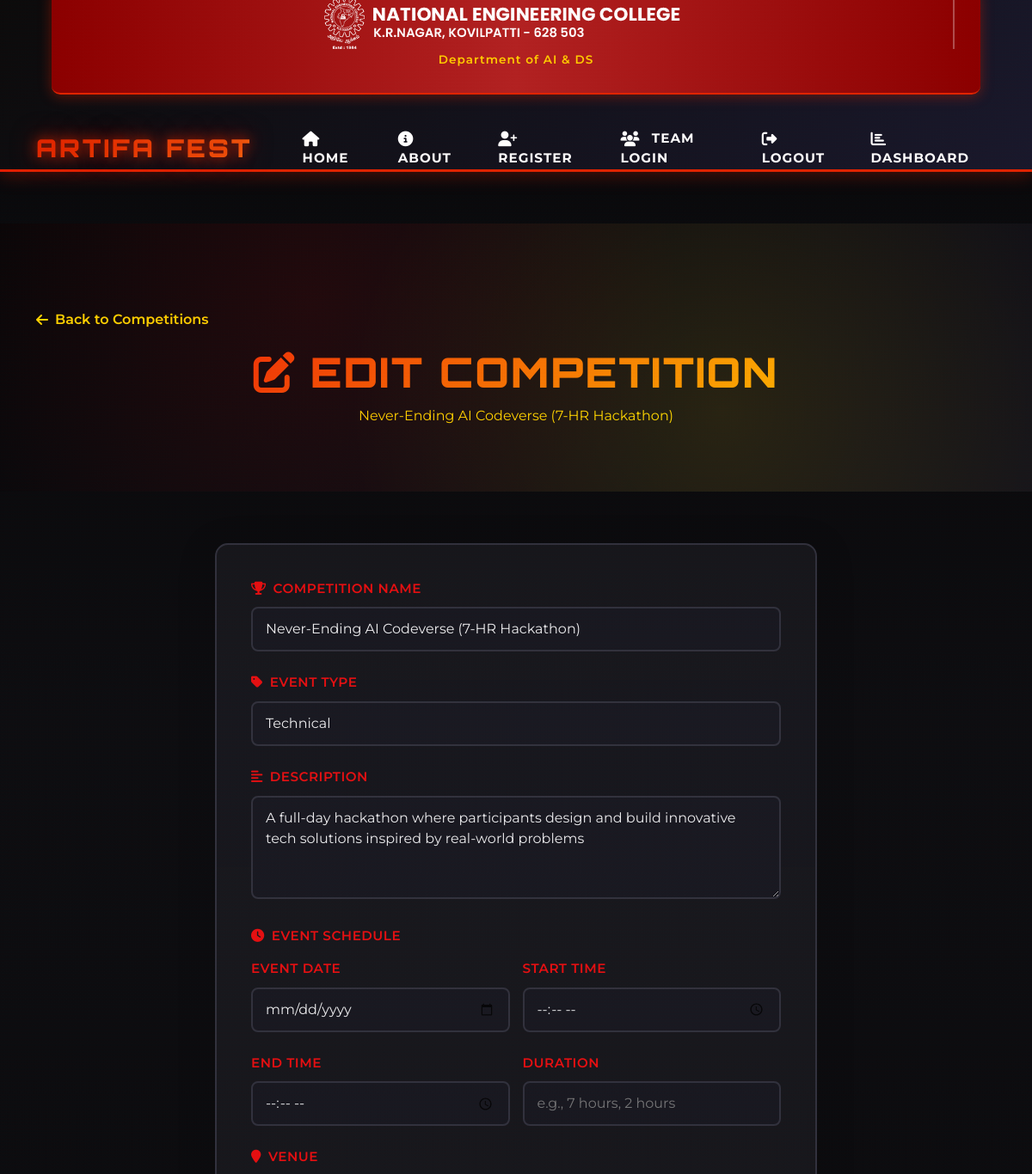
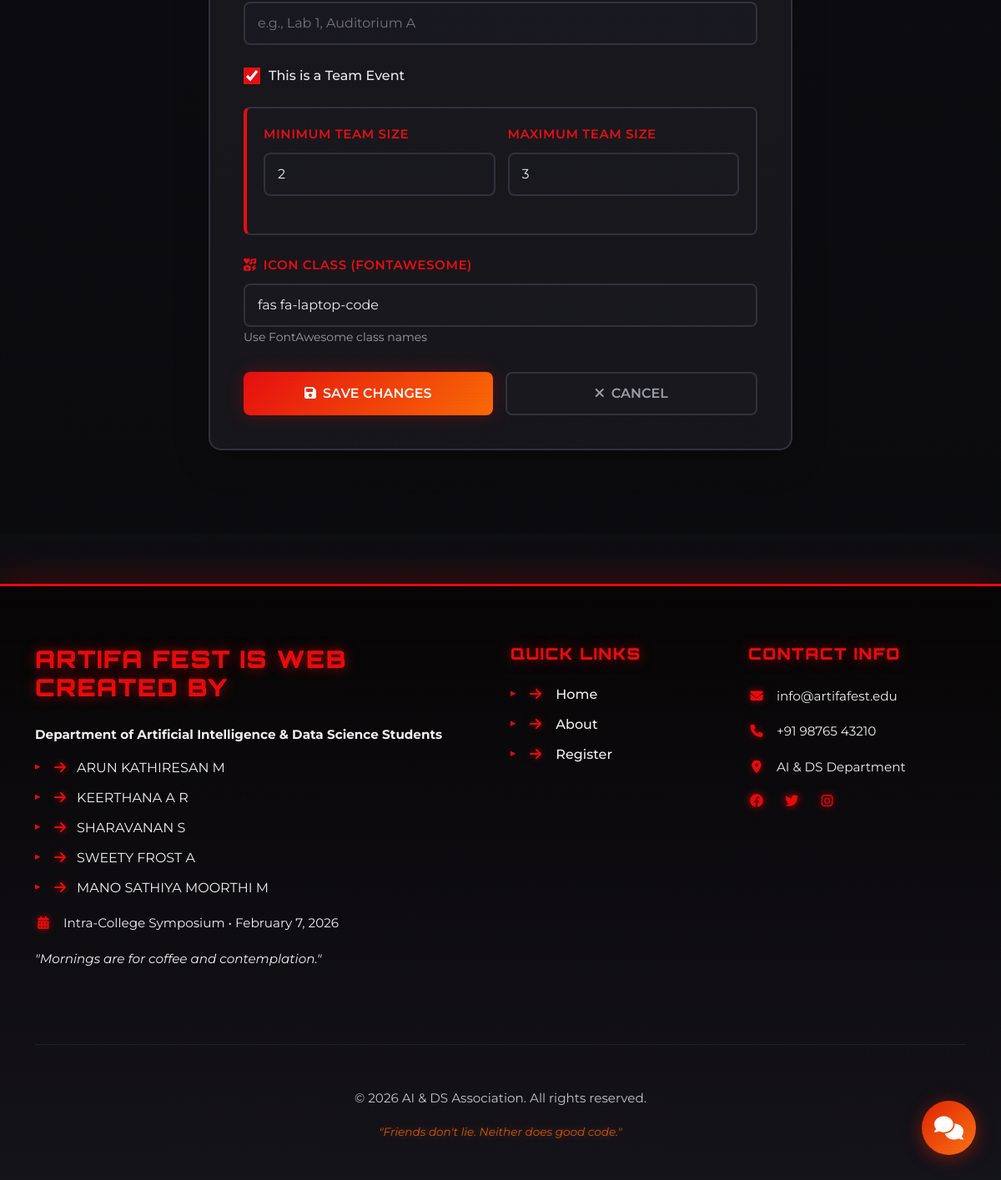
/edit-competition/1/ (signed in), run on the app's committed database (2 pictures, top to bottom).
### core/models.py (models this page shows, shortened)
class Event(models.Model):
    EVENT_TYPES = [
        ('technical', 'Technical'),
        ('non-technical', 'Non-Technical'),
    ]
    name = models.CharField(max_length=200)
    slug = models.SlugField(unique=True)
    description = models.TextField()
    event_type = models.CharField(max_length=20, choices=EVENT_TYPES)
    is_team_event = models.BooleanField(default=False)
    min_team_size = models.IntegerField(default=1)
    max_team_size = models.IntegerField(default=1)
    icon_class = models.CharField(max_length=100, default='fas fa-code')
    start_time = models.TimeField(null=True, blank=True)
    end_time = models.TimeField(null=True, blank=True)
    event_date = models.DateField(null=True, blank=True)
    duration = models.CharField(max_length=100, blank=True, null=True, help_text="e.g., '7 hours', '2 hours'")
    venue = models.CharField(max_length=200, blank=True, null=True, help_text="Event venue/location")
    created_at = models.DateTimeField(auto_now_add=True)
    updated_at = models.DateTimeField(auto_now=True)

### core/views.py (the view, shortened to what this page needs)
# urls.py: path('edit-competition/<int:comp_id>/', views.edit_competition, name='edit_competition'),
@login_required(login_url='contact')
def edit_competition(request, comp_id):
    if not request.user.is_superuser:
        return redirect('home')
    comp = Event.objects.get(id=comp_id)
    context = {
        'comp': comp,
        'event_types': Event.EVENT_TYPES,
    }
    return render(request, 'core/edit_competition.html', context)

### core/templates/core/edit_competition.html (shortened to what this page needs)
{% extends 'base.html' %}
{% load static %}
{% block content %}
<section class="form-hero">
    <div class="container">
        <div style="display: flex; justify-content: space-between; align-items: center; margin-bottom: 20px;">
            <a href="{% url 'manage_competitions' %}" style="color: hsl(var(--stranger-yellow)); text-decoration: none; display: flex; align-items: center; gap: 8px; font-weight: 600;">
                <i class="fas fa-arrow-left"></i>Back to Competitions
            </a>
        </div>
        <h1 class="form-title">
            <i class="fas fa-edit me-3"></i>Edit Competition
        </h1>
        <p style="color: hsl(var(--stranger-yellow)); margin-top: 10px;">{{ comp.name }}</p>
    </div>
</section>
<section class="form-section">
    <div class="form-card">
        <form method="post">
            <div class="form-group">
                <label class="form-label">
                    <i class="fas fa-trophy me-2"></i>Competition Name
                </label>
                <input type="text" name="name" class="form-input" value="{{ comp.name }}" required>
            </div>
            <div class="form-group">
                <label class="form-label">
                    <i class="fas fa-tag me-2"></i>Event Type
                </label>
                <select name="event_type" class="form-select" required>
                    {% for value, label in event_types %}
                    <option value="{{ value }}" {% if value == comp.event_type %}selected{% endif %}>{{ label }}</option>
                    {% endfor %}
                </select>
            </div>
            <div class="form-group">
                <label class="form-label">
                    <i class="fas fa-align-left me-2"></i>Description
                </label>
                <textarea name="description" class="form-textarea" required>{{ comp.description }}</textarea>
            </div>
            <div class="form-group">
                <label class="form-label" style="margin-bottom: 15px;">
                    <i class="fas fa-clock me-2"></i>Event Schedule
                </label>
                <div class="form-row">
                    <div class="form-group">
                        <label class="form-label">Event Date</label>
                        <input type="date" name="event_date" class="form-input" value="{% if comp.event_date %}{{ comp.event_date|date:'Y-m-d' }}{% endif %}">
                    </div>
                    <div class="form-group">
                        <label class="form-label">Start Time</label>
                        <input type="time" name="start_time" class="form-input" value="{% if comp.start_time %}{{ comp.start_time|time:'H:i' }}{% endif %}">
                    </div>
                </div>
                <div class="form-row">
                    <div class="form-group">
                        <label class="form-label">End Time</label>
                        <input type="time" name="end_time" class="form-input" value="{% if comp.end_time %}{{ comp.end_time|time:'H:i' }}{% endif %}">
                    </div>
                    <div class="form-group">
                        <label class="form-label">Duration</label>
                        <input type="text" name="duration" class="form-input" placeholder="e.g., 7 hours, 2 hours" value="{{ comp.duration|default:'' }}">
                    </div>
                </div>
                <div class="form-group">
                    <label class="form-label">
                        <i class="fas fa-map-marker me-2"></i>Venue
                    </label>
                    <input type="text" name="venue" class="form-input" placeholder="e.g., Lab 1, Auditorium A" value="{{ comp.venue|default:'' }}">
                </div>
            </div>
            <div class="form-group">
                <div class="form-checkbox-group">
                    <input type="checkbox" id="is_team" name="is_team_event" class="form-checkbox" {% if comp.is_team_event %}checked{% endif %} onchange="toggleTeamFields()">
                    <label for="is_team" class="checkbox-label">This is a Team Event</label>
                </div>
            </div>
            <div id="team-fields" class="team-fields {% if comp.is_team_event %}active{% endif %}">
                <div class="form-row">
                    <div class="form-group">
                        <label class="form-label">Minimum Team Size</label>
                        <input type="number" name="min_team_size" class="form-input" value="{{ comp.min_team_size }}" min="1">
                    </div>
                    <div class="form-group">
                        <label class="form-label">Maximum Team Size</label>
                        <input type="number" name="max_team_size" class="form-input" value="{{ comp.max_team_size }}" min="2">
                    </div>
                </div>
            </div>
            <div class="form-group">
                <label class="form-label">
                    <i class="fas fa-icons me-2"></i>Icon Class (FontAwesome)
                </label>
                <input type="text" name="icon_class" class="form-input" value="{{ comp.icon_class }}" placeholder="e.g., fas fa-code">
                <small style="color: hsl(var(--muted-foreground));">Use FontAwesome class names</small>
            </div>
            <div class="button-group">
                <button type="submit" class="btn btn-submit">
                    <i class="fas fa-save me-2"></i>Save Changes
                </button>
                <a href="{% url 'manage_competitions' %}" class="btn btn-cancel">
                    <i class="fas fa-times me-2"></i>Cancel
                </a>
            </div>
        </form>
    </div>
</section>
{% endblock %}

### static/style.css (style rules this page uses)
:root { --background: 0 0% 2%; --foreground: 0 0% 96%; --card: 0 0% 7%; --card-foreground: 0 0% 96%; --primary: 0 92% 48%; --primary-foreground: 0 0% 100%; --secondary: 220 22% 14%; --secondary-foreground: 0 0% 96%; --muted: 220 18% 18%; --muted-foreground: 220 12% 65%; --accent: 220 94% 58%; --accent-foreground: 0 0% 100%; --border: 220 18% 22%; --ring: 0 92% 48%; --stranger-red: 0 92% 48%; --stranger-red-glow: 0 100% 55%; --stranger-dark: 0 0% 2%; --stranger-blue: 220 94% 58%; --stranger-fog: 220 24% 55%; --upside-down-bg: 180 35% 4%; --upside-down-red: 0 100% 35%; --stranger-yellow: 45 98% 80%; --stranger-orange: 25 96% 56%; --stranger-purple: 280 86% 62%; --stranger-green: 160 84% 39%; --gradient-dark: linear-gradient(180deg, hsl(0 0% 2%) 0%, hsl(220 22% 8%) 30%, hsl(0 0% 2%) 100%); --gradient-red-glow: radial-gradient(ellipse at center, hsl(0 92% 48% / .35) 0%, hsl(0 92% 48% / .15) 40%, transparent 80%); --gradient-fog: linear-gradient(180deg, transparent 0%, hsl(220 24% 55% / .12) 30%, hsl(220 24% 55% / .08) 70%, transparent 100%); --gradient-card: linear-gradient(145deg, hsl(0 0% 7%) 0%, hsl(220 18% 10%) 100%); --gradient-navbar: linear-gradient(180deg, hsl(var(--background) / 0.98) 0%, hsl(var(--background) / 0.95) 100%); --gradient-btn-danger: linear-gradient(135deg, hsl(0 92% 48%) 0%, hsl(0 100% 45%) 50%, hsl(0 92% 48%) 100%); --shadow-red-glow: 0 0 35px hsl(0 92% 48% / .6), 0 0 70px hsl(0 92% 48% / .3); --shadow-red-intense: 0 0 25px hsl(0 100% 55% / .9), 0 0 50px hsl(0 100% 55% / .6), 0 0 100px hsl(0 100% 55% / .3); --shadow-blue-glow: 0 0 35px hsl(220 94% 58% / .6), 0 0 70px hsl(220 94% 58% / .3); --shadow-card: 0 8px 32px hsl(0 0% 0% / .5); --shadow-card-hover: 0 16px 48px hsl(0 92% 48% / .25); --shadow-navbar: 0 8px 32px hsl(0 0% 0% / .7); --st-red: hsl(0 85% 45%); --st-orange: hsl(25 95% 53%); --st-yellow: hsl(45 97% 77%); --st-blue: hsl(220 90% 55%); --st-dark: hsl(0 0% 3%); --st-darker: hsl(0 0% 2%); --st-light: hsl(0 0% 95%); --st-purple: hsl(280 84% 60%); }
* { margin: 0; padding: 0; box-sizing: border-box; }
html, body { height: 100%; scroll-behavior: smooth; }
body.stranger-things-theme { background: var(--gradient-dark) !important; background-attachment:bottom !important; background-color: hsl(var(--background)) !important; color: hsl(var(--foreground)); font-family: 'Montserrat', sans-serif; display: flex; flex-direction: column; overflow-x: hidden; min-height: 100vh; position: relative; width: 100%; padding-bottom: 400px; }
body::before { content: ''; position: fixed; top: 0; left: 0; width: 100%; height: 100%; background: repeating-linear-gradient( 0deg, transparent, transparent 2px, hsl(0 92% 48% / 0.03) 2px, hsl(0 92% 48% / 0.03) 4px ); pointer-events: none; z-index: 9999; opacity: 0.4; animation: scan 8s linear infinite; }
.form-control, .form-select { background-color: hsl(var(--card)); border: 2px solid hsl(var(--border)); color: hsl(var(--foreground)); transition: all 0.3s ease; border-radius: 8px; padding: 0.75rem 1rem; font-size: 1rem; }
.form-label { color: hsl(var(--primary)); font-weight: 700; text-transform: uppercase; letter-spacing: 0.5px; margin-bottom: 0.5rem; font-size: 0.9rem; }
@media (max-width: 1200px) { .container { max-width: 95%; } }

### templates/base.html (style rules this page uses)
body { padding-top: 140px; }

### core/templates/core/swekeer_chatbot.html (style rules this page uses)
:root { --swekeer-primary: #e02401; --swekeer-dark: #0c0c0c; --swekeer-light: #f5f5f5; --swekeer-border: #1a1a2e; }

### data on the page
Event: name "Never-Ending AI Codeverse (7-HR Hackathon)", event_type "Technical", description "A full-day hackathon where participants design and build innovative tech solutions inspired by real-world problems", is_team_event "☑", min_team_size "2", max_team_size "3", icon_class "fas fa-laptop-code"
